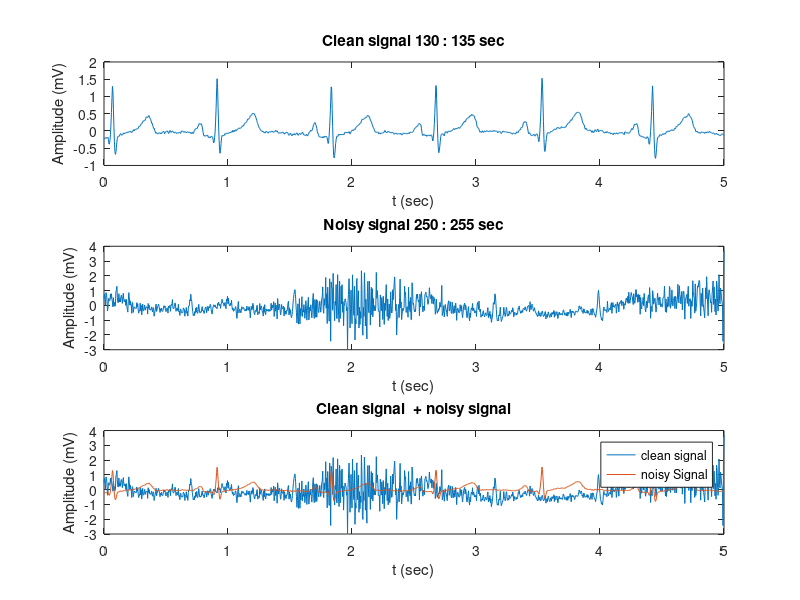
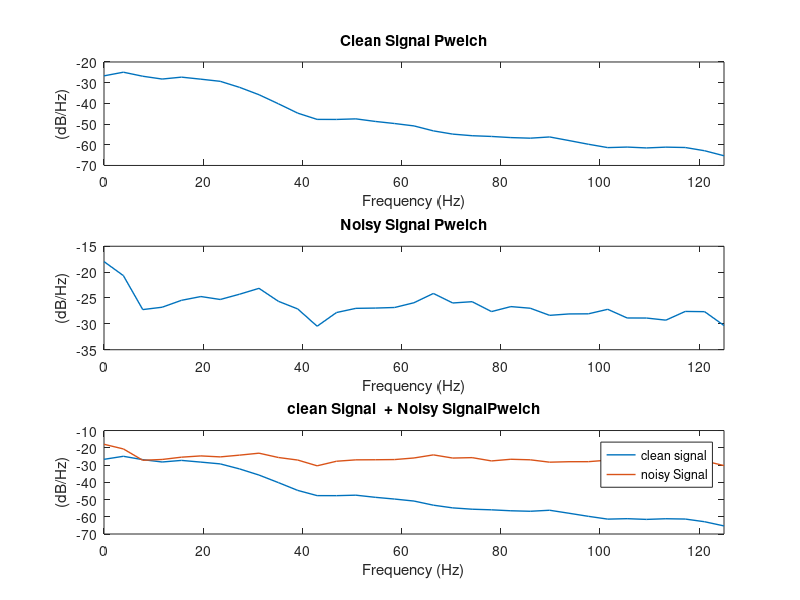

Source code (MATLAB) for these figures, in order: (Note: this script raises an error after producing the figures.)
%% Lab Num              5
%% modified             1400/09/03
%% Navid Naderi         96102556
%% Amirhossein Asadian  96101187
%% Initialize
clc; clear; close all;

load('normal.mat')

fs = 250;
%% ------------------------------------------------------------------------
%% Part 1
%% ------------------------------------------------------------------------
TimePeriod = 5;
clean_signal = normal(130*fs:(130+TimePeriod)*fs,2);
noisy_signal = normal(280*fs:(280+TimePeriod)*fs,2);

figure();
subplot(3,1,1)
plot(0:1/fs:5, clean_signal)
title('Clean signal 130 : 135 sec')
xlabel('t (sec)')
ylabel('Amplitude (mV)')

subplot(3,1,2)
plot(0:1/fs:5, noisy_signal)
title('Noisy signal 250 : 255 sec')
xlabel('t (sec)')
ylabel('Amplitude (mV)')

subplot(3,1,3)
plot(0:1/fs:5, noisy_signal)
hold on
plot(0:1/fs:5, clean_signal)
title('Clean signal  + noisy signal')
xlabel('t (sec)')
ylabel('Amplitude (mV)')
legend ('clean signal', 'noisy Signal')

% pwelch
figure()
subplot(3,1,1)
[p_clean ,f] = pwelch(clean_signal ,[],[],[],fs);
plot(f, pow2db(p_clean),'LineWidth',1);
xlim([0, fs/2])
xlabel('Frequency (Hz)')
ylabel('(dB/Hz)')
title('Clean Signal Pwelch')

subplot(3,1,2)
[p_noisy ,f] = pwelch(noisy_signal ,[],[],[],fs);
plot(f, pow2db(p_noisy),'LineWidth',1);
xlim([0, fs/2])
xlabel('Frequency (Hz)')
ylabel('(dB/Hz)')
title('Noisy Signal Pwelch')

subplot(3,1,3)
plot(f, pow2db(p_clean),'LineWidth',1);
hold on
plot(f, pow2db(p_noisy),'LineWidth',1);
xlim([0, fs/2])
xlabel('Frequency (Hz)')
ylabel('(dB/Hz)')
title('clean Signal  + Noisy SignalPwelch')
legend ('clean signal', 'noisy Signal')

%% ------------------------------------------------------------------------
%% Part 2
%% ------------------------------------------------------------------------
% fl = 10; 
% fh = 40;
% x = bandpass(noisy_signal,[fl fh],fs);
% 
N = 99;
Fstop1 = 5;
Fstop2 = 50;

Fpass1 = 10;
Fpass2 = 45;


bpFilt = designfilt('bandpassfir','FilterOrder',N, ...
'StopbandFrequency1',Fstop1,...
'StopbandFrequency2',Fstop2,...
'PassbandFrequency1',Fpass1,...
'PassbandFrequency2',Fpass2,...
'SampleRate',fs);

fvtool(bpFilt,'Analysis','freq')
fvtool(bpFilt,'Analysis','impulse');

%% ------------------------------------------------------------------------
%% Part 3
%% ------------------------------------------------------------------------
filterd_noisy = filter(bpFilt,noisy_signal);
filterd_clean = filter(bpFilt,clean_signal);


figure();
subplot(3,1,1)
plot(0:1/fs:5, filterd_clean)
title('Clean signal 130 : 135 sec')
xlabel('t (sec)')
ylabel('Amplitude (mV)')

subplot(3,1,2)
plot(0:1/fs:5, filterd_noisy)
title('Noisy signal 250 : 255 sec')
xlabel('t (sec)')
ylabel('Amplitude (mV)')

subplot(3,1,3)
plot(0:1/fs:5, filterd_noisy)
hold on
plot(0:1/fs:5, filterd_clean)
title('Clean signal  + noisy signal')
xlabel('t (sec)')
ylabel('Amplitude (mV)')
legend ('clean signal', 'noisy Signal')

% pwelch
figure()
subplot(3,1,1)
[p_clean ,f] = pwelch(filterd_clean ,[],[],[],fs);
plot(f, pow2db(p_clean),'LineWidth',1);
xlim([0, fs/2])
xlabel('Frequency (Hz)')
ylabel('(dB/Hz)')
title('Clean Signal Pwelch')

subplot(3,1,2)
[p_noisy ,f] = pwelch(filterd_noisy ,[],[],[],fs);
plot(f, pow2db(p_noisy),'LineWidth',1);
xlim([0, fs/2])
xlabel('Frequency (Hz)')
ylabel('(dB/Hz)')
title('Noisy Signal Pwelch')

subplot(3,1,3)
plot(f, pow2db(p_clean),'LineWidth',1);
hold on
plot(f, pow2db(p_noisy),'LineWidth',1);
xlim([0, fs/2])
xlabel('Frequency (Hz)')
ylabel('(dB/Hz)')
title('clean Signal  + Noisy SignalPwelch')
legend ('clean signal', 'noisy Signal')